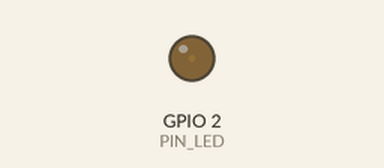
Bench run of a sketch on a simulated ESP32. Parts: output pins drawn as LEDs (lit = HIGH).

Above: at 0.05 s.
At 1.15 s:
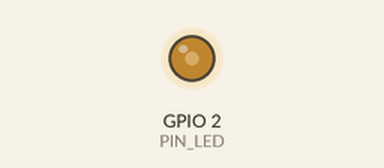
At 2.3 s:
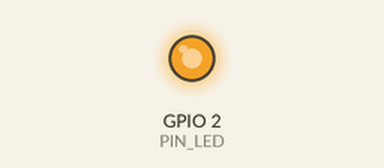
At 4.55 s:
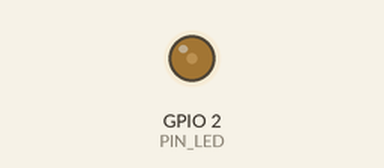
Timing chart, 0 to 6.6 s (numbered marks = the images above):
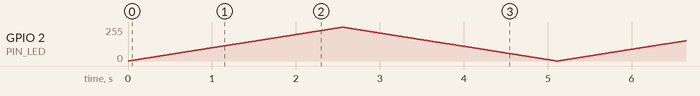

The sketch:

Sketch_04.1_BreathingLight.ino
```cpp
/**********************************************************************
  Filename    : BreathingLight
  Description : Make led light fade in and out, just like breathing.
  Auther      : www.freenove.com
  Modification: 2024/06/18
**********************************************************************/
#include <Arduino.h>
#define PIN_LED   2     //define the led pin
#define CHN       0     //define the pwm channel
#define FRQ       1000  //define the pwm frequency
#define PWM_BIT   8     //define the pwm precision
void setup() {
  ledcAttachChannel(PIN_LED, FRQ, PWM_BIT, CHN);  //attach the led pin to pwm channel
}

void loop() {
  for (int i = 0; i < 255; i++) { //make light fade in
    ledcWrite(PIN_LED, i);
    delay(10);
  }
  for (int i = 255; i > -1; i--) {  //make light fade out
    ledcWrite(PIN_LED, i);
    delay(10);
  }
}
```
